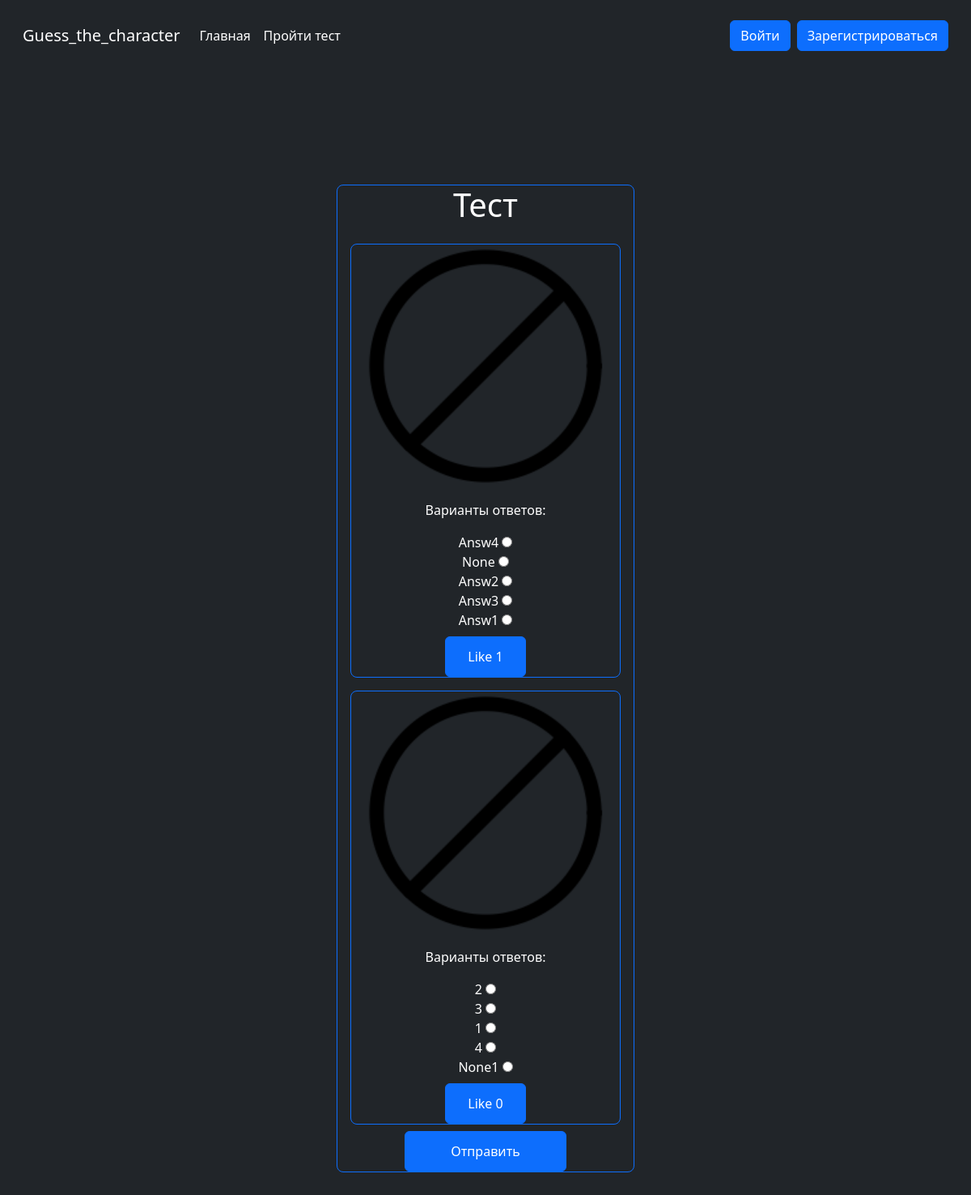
/tests/, run on an earlier commit of the app's database.
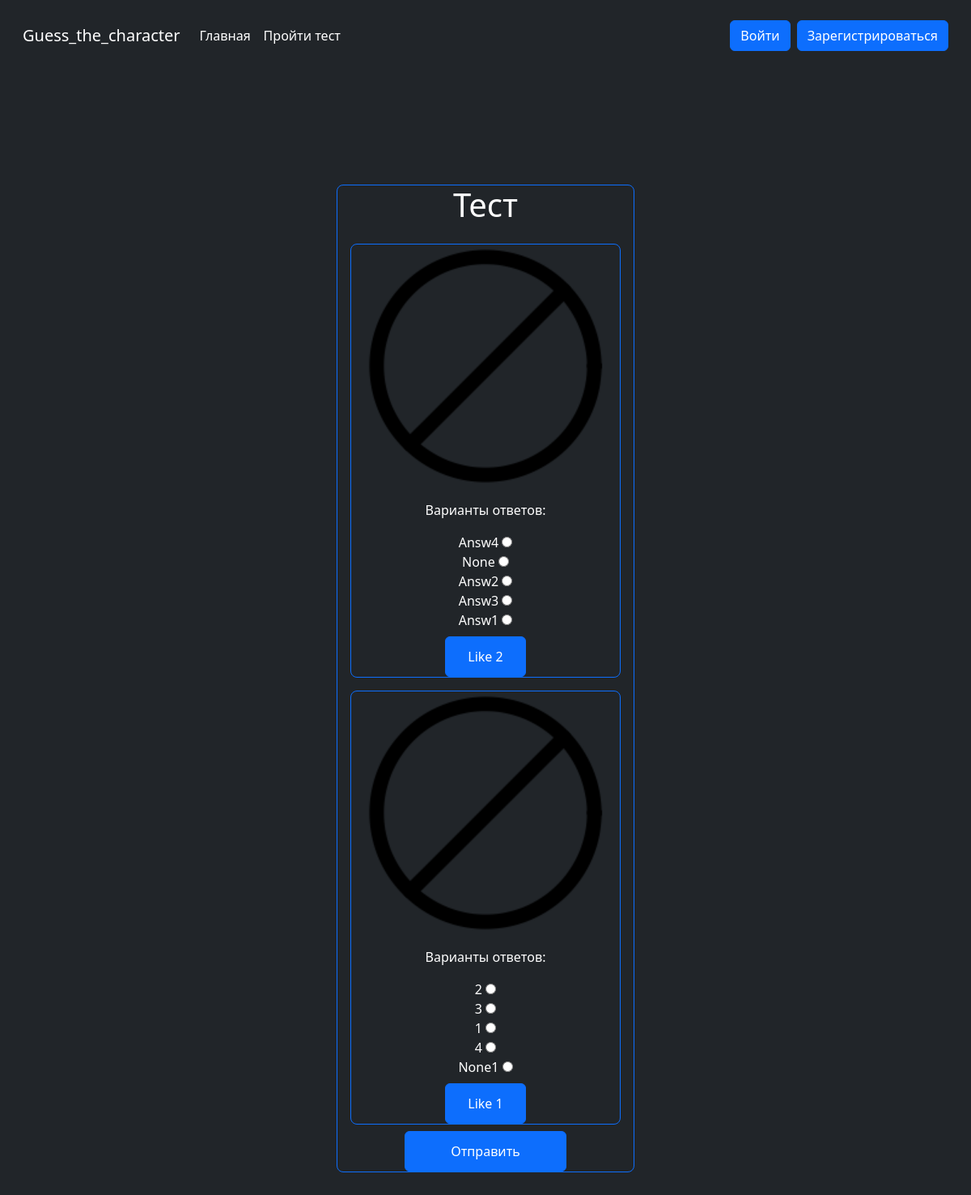
And on a later commit of the database.
### Character/models.py (models this page shows, shortened)
class Question(models.Model):
    image = models.ImageField(upload_to='images/')
    right_answer = models.CharField(max_length=256)
    wrong_answer_1 = models.CharField(max_length=256)
    wrong_answer_2 = models.CharField(max_length=256)
    wrong_answer_3 = models.CharField(max_length=256)
    wrong_answer_4 = models.CharField(max_length=256)
    likes_count = models.PositiveIntegerField(default=0)
    views = models.PositiveIntegerField(default=0)

### Character/views.py (the view, shortened to what this page needs)
# urls.py: path('tests/', TestPageView.as_view(), name='test'),
class TestPageView(TestMixin, TemplateView):
    template_name = 'Character/test.html'
    def get_context_data(self, **kwargs):
        context = super().get_context_data()
        questions = list(Question.objects.all())
        global test
        if len(questions) < 10:
            test = questions
            random.shuffle(test)
        else:
            test = random.sample(questions, 10)
        context['test'] = test
        return context

### Character/mixins.py (called while the page is built, shortened)
    def get_context_data(self, **kwargs):
        context = super().get_context_data(**kwargs)
        return context

### Character/templatetags/custom_filters.py (called while the page is built)
@register.filter(name='get_random_answers')
def get_random_answers(question):
    answers = [question.right_answer, question.wrong_answer_1, question.wrong_answer_2, question.wrong_answer_3,
               question.wrong_answer_4]
    random.shuffle(answers)
    return answers

### Character/templates/Character/test.html (shortened to what this page needs)
{% extends 'Character/base.html' %}
{% load custom_filters %}
{% block content %}
<div style="margin-top: 140px;" class="border d-flex flex-column align-items-center border-primary rounded-3 text-center">
    <h1 class="ms-3 me-3">Тест</h1>
    <form method="post" id="test-form">
        {% for question in test %}
            <div class="ms-3 mt-3 me-3 border d-flex flex-column align-items-center border-primary rounded-3">
                <img src="{{ question.image.url }}" class="ms-3 me-3" style="width: 300px; height: 300px;" alt="">
                <p class="ms-3 me-3">Варианты ответов:</p>
                {% for answer in question|get_random_answers %}
                    <div class="ms-3 me-3">
                        <label for="answer_{{ question.id }}_{{ forloop.counter }}">{{ answer }}</label>
                        <input type="radio" value="{{ answer }}" name="answers_{{ question.id }}" id="answer_{{ question.id }}_{{ forloop.counter }}">
                    </div>
                {% endfor %}
                <input type="submit" value="Like {{ question.likes_count }}" class="btn btn-primary mt-2" style="width: 100px; height: 50px;">
            </div>
        {% endfor %}
        <input class="btn btn-primary mt-2" value="Отправить" style="width: 200px; height: 50px;" type="submit">
    </form>
</div>
{% endblock content %}

### Character/templates/Character/base.html (shortened to what this page needs)
<!DOCTYPE html>
<html lang="en">
<head>
    <link href="https://cdn.jsdelivr.net/npm/bootstrap@5.3.2/dist/css/bootstrap.min.css" rel="stylesheet">
</head>
<body class="bg-dark text-white">
    <div class="cover-container p-3 mx-auto flex-column">
        <nav  class="navbar navbar-expand navbar-dark bg-dark" aria-label="Second navbar example">
            <div class="container-fluid ">
              <a class="navbar-brand mb-3" href="{% url "index" %}">Guess_the_character</a>
              <div class="collapse navbar-collapse" id="navbarsExample02">
                <ul class=" d-flex navbar-nav me-auto">
                 <li class="nav-item">
                    <a class="nav-link active mb-3" aria-current="page" href="{% url 'index' %}">Главная</a>
                  </li>
                  <li class="nav-item">
                    <a class="nav-link active mb-3" aria-current="page" href="{% url 'test' %}">Пройти тест</a>
                  </li>
                </ul>
                <ul class="navbar-nav mb-2 mb-lg-0">
                {% if user.is_authenticated %}
                {% if test_statistics %}
                <li class="nav-item me-5">
                  <p class="navbar-text">Пройденно тестов: {{test_statistics.passed_tests}}</p>
               </li>
               <li class="nav-item me-5">
                <p class="navbar-text">Правельных ответов: {{test_statistics.passed_tests}}</p>
             </li>
             <li class="nav-item me-5">
              <p class="navbar-text">Неправельных ответов: {{test_statistics.wrong_answers}}</p>
           </li>
           <li class="nav-item me-5">
            <p class="navbar-text">Идеальных тестов: {{test_statistics.perfect_tests}}</p>
         </li>
         {% endif %}
                <li class="nav-item">
                   <p class="navbar-text">Пользователь {{request.user}}</p>
                </li>
                <li class="nav-item">
                  <p class="ms-2"><a class="btn btn-primary" href="{% url 'account' request.user.pk %}">Профиль</a></p>
              </li>
               <li class="nav-item">
                   <p class="ms-2"><a class="btn btn-primary" href="{% url 'logout' %}">Выйти</a></p>
               </li>
               {% else %}
               <li class="nav-item">
                   <p class="ms-2"><a class="btn btn-primary" href="{% url 'login' %}">Войти</a></p>
               </li>
               <li class="nav-item">
               <p class="ms-2"><a class="btn btn-primary" href="{% url 'register' %}">Зарегистрироваться</a></p>
               </li>
               {% endif %}
            </ul>
              </div>
            </div>
          </nav>
        <div class="d-flex flex-column flex-wrap">
            <div class="d-flex flex-row flex-wrap bg-dark justify-content-center align-content-center text-white mb-3">
                {% block content %}
                {% endblock content %}
            </div>
        </div>
</body>
</html>

What changed in the data, as far as the page shows it:
changed Question "Answ4": likes_count "Like 1" → "Like 2"
changed Question "None1": likes_count "Like 0" → "Like 1"
